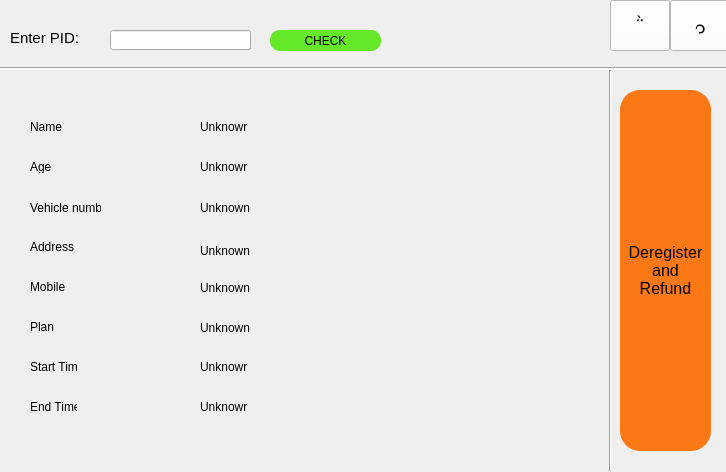
<?xml version="1.0" encoding="UTF-8"?>
<ui version="4.0">
 <class>backoffice1_4</class>
 <widget class="QDialog" name="backoffice1_4">
  <property name="enabled">
   <bool>true</bool>
  </property>
  <property name="geometry">
   <rect>
    <x>0</x>
    <y>0</y>
    <width>726</width>
    <height>472</height>
   </rect>
  </property>
  <property name="windowTitle">
   <string>Dialog</string>
  </property>
  <widget class="QPushButton" name="pushButton">
   <property name="geometry">
    <rect>
     <x>270</x>
     <y>30</y>
     <width>111</width>
     <height>21</height>
    </rect>
   </property>
   <property name="autoFillBackground">
    <bool>false</bool>
   </property>
   <property name="styleSheet">
    <string notr="true">background-color:#64e827;
border-radius: 10px;
border-color:#64e827;</string>
   </property>
   <property name="text">
    <string>CHECK</string>
   </property>
  </widget>
  <widget class="QLabel" name="label">
   <property name="geometry">
    <rect>
     <x>10</x>
     <y>30</y>
     <width>71</width>
     <height>16</height>
    </rect>
   </property>
   <property name="font">
    <font>
     <pointsize>11</pointsize>
    </font>
   </property>
   <property name="text">
    <string>Enter PID:</string>
   </property>
  </widget>
  <widget class="QLineEdit" name="lineEdit">
   <property name="geometry">
    <rect>
     <x>110</x>
     <y>30</y>
     <width>141</width>
     <height>20</height>
    </rect>
   </property>
  </widget>
  <widget class="Line" name="line">
   <property name="geometry">
    <rect>
     <x>600</x>
     <y>70</y>
     <width>20</width>
     <height>401</height>
    </rect>
   </property>
   <property name="orientation">
    <enum>Qt::Vertical</enum>
   </property>
  </widget>
  <widget class="QPushButton" name="pushButton_3">
   <property name="geometry">
    <rect>
     <x>620</x>
     <y>90</y>
     <width>91</width>
     <height>361</height>
    </rect>
   </property>
   <property name="autoFillBackground">
    <bool>false</bool>
   </property>
   <property name="styleSheet">
    <string notr="true">background-color: #fc7814;
border: 1px solid black;
border-color: #fc7814;
border-radius: 20px; 
font-size: 16px;</string>
   </property>
   <property name="text">
    <string>Deregister
and
Refund</string>
   </property>
  </widget>
  <widget class="Line" name="line_3">
   <property name="geometry">
    <rect>
     <x>0</x>
     <y>60</y>
     <width>751</width>
     <height>16</height>
    </rect>
   </property>
   <property name="orientation">
    <enum>Qt::Horizontal</enum>
   </property>
  </widget>
  <widget class="QPushButton" name="hometohome">
   <property name="geometry">
    <rect>
     <x>670</x>
     <y>0</y>
     <width>61</width>
     <height>51</height>
    </rect>
   </property>
   <property name="font">
    <font>
     <pointsize>14</pointsize>
    </font>
   </property>
   <property name="autoFillBackground">
    <bool>false</bool>
   </property>
   <property name="styleSheet">
    <string notr="true">background-color:white;</string>
   </property>
   <property name="text">
    <string></string>
   </property>
  </widget>
  <widget class="QPushButton" name="backtoback">
   <property name="geometry">
    <rect>
     <x>610</x>
     <y>0</y>
     <width>60</width>
     <height>51</height>
    </rect>
   </property>
   <property name="font">
    <font>
     <pointsize>14</pointsize>
    </font>
   </property>
   <property name="autoFillBackground">
    <bool>false</bool>
   </property>
   <property name="styleSheet">
    <string notr="true">background-color:white;</string>
   </property>
   <property name="text">
    <string></string>
   </property>
  </widget>
  <widget class="QLabel" name="label_2">
   <property name="geometry">
    <rect>
     <x>200</x>
     <y>120</y>
     <width>47</width>
     <height>13</height>
    </rect>
   </property>
   <property name="text">
    <string>Unknown</string>
   </property>
  </widget>
  <widget class="QLabel" name="label_3">
   <property name="geometry">
    <rect>
     <x>200</x>
     <y>160</y>
     <width>47</width>
     <height>13</height>
    </rect>
   </property>
   <property name="text">
    <string>Unknown</string>
   </property>
  </widget>
  <widget class="QLabel" name="label_4">
   <property name="geometry">
    <rect>
     <x>200</x>
     <y>200</y>
     <width>71</width>
     <height>16</height>
    </rect>
   </property>
   <property name="text">
    <string>Unknown</string>
   </property>
  </widget>
  <widget class="QLabel" name="label_5">
   <property name="geometry">
    <rect>
     <x>200</x>
     <y>220</y>
     <width>271</width>
     <height>61</height>
    </rect>
   </property>
   <property name="text">
    <string>Unknown</string>
   </property>
  </widget>
  <widget class="QLabel" name="label_6">
   <property name="geometry">
    <rect>
     <x>200</x>
     <y>280</y>
     <width>111</width>
     <height>16</height>
    </rect>
   </property>
   <property name="text">
    <string>Unknown</string>
   </property>
  </widget>
  <widget class="QLabel" name="label_7">
   <property name="geometry">
    <rect>
     <x>30</x>
     <y>120</y>
     <width>47</width>
     <height>13</height>
    </rect>
   </property>
   <property name="text">
    <string>Name</string>
   </property>
  </widget>
  <widget class="QLabel" name="label_8">
   <property name="geometry">
    <rect>
     <x>30</x>
     <y>160</y>
     <width>47</width>
     <height>13</height>
    </rect>
   </property>
   <property name="text">
    <string>Age</string>
   </property>
  </widget>
  <widget class="QLabel" name="label_9">
   <property name="geometry">
    <rect>
     <x>30</x>
     <y>200</y>
     <width>71</width>
     <height>16</height>
    </rect>
   </property>
   <property name="text">
    <string>Vehicle number</string>
   </property>
  </widget>
  <widget class="QLabel" name="label_10">
   <property name="geometry">
    <rect>
     <x>30</x>
     <y>240</y>
     <width>47</width>
     <height>13</height>
    </rect>
   </property>
   <property name="text">
    <string>Address</string>
   </property>
  </widget>
  <widget class="QLabel" name="label_11">
   <property name="geometry">
    <rect>
     <x>30</x>
     <y>280</y>
     <width>47</width>
     <height>13</height>
    </rect>
   </property>
   <property name="text">
    <string>Mobile</string>
   </property>
  </widget>
  <widget class="QLabel" name="label_12">
   <property name="geometry">
    <rect>
     <x>30</x>
     <y>320</y>
     <width>47</width>
     <height>13</height>
    </rect>
   </property>
   <property name="text">
    <string>Plan</string>
   </property>
  </widget>
  <widget class="QLabel" name="label_13">
   <property name="geometry">
    <rect>
     <x>200</x>
     <y>320</y>
     <width>51</width>
     <height>16</height>
    </rect>
   </property>
   <property name="text">
    <string>Unknown</string>
   </property>
  </widget>
  <widget class="QLabel" name="label_14">
   <property name="geometry">
    <rect>
     <x>30</x>
     <y>360</y>
     <width>47</width>
     <height>13</height>
    </rect>
   </property>
   <property name="text">
    <string>Start Time</string>
   </property>
  </widget>
  <widget class="QLabel" name="label_15">
   <property name="geometry">
    <rect>
     <x>30</x>
     <y>400</y>
     <width>47</width>
     <height>13</height>
    </rect>
   </property>
   <property name="text">
    <string>End Time</string>
   </property>
  </widget>
  <widget class="QLabel" name="label_16">
   <property name="geometry">
    <rect>
     <x>200</x>
     <y>360</y>
     <width>47</width>
     <height>13</height>
    </rect>
   </property>
   <property name="text">
    <string>Unknown</string>
   </property>
  </widget>
  <widget class="QLabel" name="label_17">
   <property name="geometry">
    <rect>
     <x>200</x>
     <y>400</y>
     <width>47</width>
     <height>13</height>
    </rect>
   </property>
   <property name="text">
    <string>Unknown</string>
   </property>
  </widget>
 </widget>
 <resources/>
 <connections/>
</ui>
